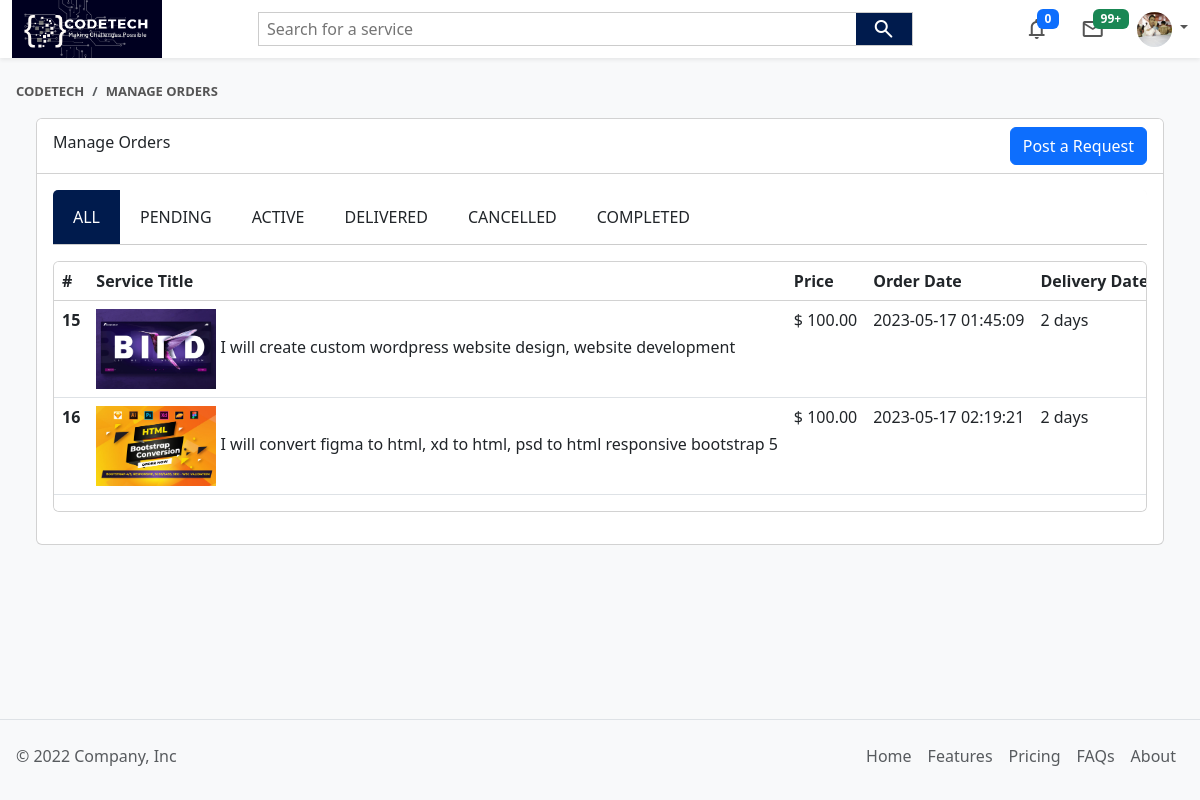
Page /customer/manageOrders.php (signed in) on the committed database.
### tables this page shows
CREATE TABLE `customer` (
  `Id` int(11) NOT NULL,
  `username` varchar(80) NOT NULL,
  `phoneNumber` varchar(80) NOT NULL,
  `email` varchar(80) NOT NULL,
  `password` varchar(80) NOT NULL,
  `imgUrl` varchar(100) NOT NULL DEFAULT 'defaultImg.jpg'
);

CREATE TABLE `orders` (
  `orderId` int(11) NOT NULL,
  `status` tinyint(1) NOT NULL DEFAULT 0,
  `createdAt` timestamp NOT NULL DEFAULT current_timestamp(),
  `packageId` int(11) NOT NULL,
  `customerId` int(11) NOT NULL,
  `paymentMethod` int(11) NOT NULL,
  `pinCode` int(11) NOT NULL,
  `message` varchar(100) NOT NULL,
  `serviceId` int(11) NOT NULL
);

CREATE TABLE `service` (
  `serviceId` int(11) NOT NULL,
  `serviceTitle` varchar(100) NOT NULL,
  `serviceDescription` varchar(400) NOT NULL,
  `imgUrl` varchar(100) NOT NULL,
  `categoryId` int(100) NOT NULL,
  `postedAt` timestamp NOT NULL DEFAULT current_timestamp()
);

CREATE TABLE `package` (
  `Id` int(11) NOT NULL,
  `packageType` varchar(100) NOT NULL,
  `price` int(11) NOT NULL,
  `deliveryWithIn` int(11) NOT NULL,
  `revisionLimit` varchar(100) NOT NULL,
  `sectionIncluded` varchar(100) NOT NULL,
  `serviceId` int(11) NOT NULL
);

### customer/manageOrders.php (the view, shortened to what this page needs)
<?php
require '../db_conn.php';
?>
<!DOCTYPE html>
<html lang="en">
<head>
    <?php include "../links.php" ?>
</head>
<body class="bg-light position-relative">
    <?php include 'header.php' ?>
    <nav aria-label="breadcrumb">
        <ol class="breadcrumb mt-4 mx-3">
            <li class="breadcrumb-item"><a href="homePage.php">Codetech</a></li>
            <li class="breadcrumb-item active">Manage Orders</li>
        </ol>
    </nav>
    <main class="container-fluid p-4 pt-0">
        <div class="container-fluid">
            <div class="card">
                <div class="card-header bg-white d-flex align-items-center justify-content-between">
                    <div class="card-title">Manage Orders</div>
                    <a href="postARequest.php" class="btn btn-primary text-white">Post a Request</a>
                </div>
                <div class="card-body">
                    <div class="card-header p-0 overflow-auto">
                        <div class="navbar-items w-100 d-flex bg-white text-nowrap">
                            <span class="navbar-pills active" data-switcher data-tab="1">ALL</span>
                            <span class="navbar-pills" data-switcher data-tab="2">PENDING</span>
                            <span class="navbar-pills" data-switcher data-tab="3">ACTIVE</span>
                            <span class="navbar-pills" data-switcher data-tab="4">DELIVERED</span>
                            <span class="navbar-pills" data-switcher data-tab="5">CANCELLED</span>
                            <span class="navbar-pills" data-switcher data-tab="6">COMPLETED</span>
                        </div>
                    </div>
                    <div class="pages">
                        <section class="card page active w-100 my-3 bg-white overflow-auto" data-page="1"
                            style="-webkit-scrollbar:">
                            <table class="table table-hover text-nowrap ">
                                <thead class="card-header w-100">
                                    <tr>
                                        <th scope="col">#</th>
                                        <th scope="col">Service Title</th>
                                        <th scope="col">Price</th>
                                        <th scope="col">Order Date</th>
                                        <th scope="col">Delivery Date</th>
                                    </tr>
                                </thead>
                                <tbody>
                                    <?php
                                    $customerId = $_SESSION["ID"];
                                    $query = "SELECT * FROM ((`orders` INNER JOIN package ON orders.packageId = package.Id) INNER JOIN service ON package.serviceId = service.serviceId) WHERE `customerId` = '$customerId'";
                                    if ($result = mysqli_query($conn, $query)) {
                                        if (mysqli_num_rows($result) > 0) {
                                            while ($row = mysqli_fetch_assoc($result)) {
                                                ?>
                                    <tr>
                                        <th scope="row">
                                            <?= $row['orderId'] ?>
                                        </th>
                                        <td>
                                            <img src="../uploads/services_img/<?= $row['imgUrl'] ?>" width="120"
                                                height="80">
                                            <span>
                                                <?= $row['serviceTitle'] ?>
                                            </span>
                                        </td>
                                        <td>$
                                            <?= $row['price'] ?>.00
                                        </td>
                                        <td>
                                            <?= $row['createdAt'] ?>
                                        </td>
                                        <td>
                                            <?php if ($row['deliveryWithIn'] == 1) {
                                                            echo $row['deliveryWithIn']. " day";
                                                        }else {
                                                            echo $row['deliveryWithIn']. " days";
                                                        }
                                                        ?>
                                        </td>
                                    </tr>
                                    <?php
                                            }
                                        }
                                    }
                                    ?>
                                </tbody>
                            </table>
                        </section>
                    </div>
                </div>
            </div>
        </div>
    </main>
    <?php include "../footer.php" ?>
</body>
</html>

### customer/header.php (shortened to what this page needs)
<?php
$id = $_SESSION['ID'];
$query = "SELECT * FROM `customer` WHERE Id = '$id'";
$query_run = mysqli_query($conn, $query);
$imgUrl = "";
if (mysqli_num_rows($query_run) > 0) {
    foreach ($query_run as $data) {
        $imgUrl = $data['imgUrl'];
    }
}
$notificationId = "";
$query = "SELECT COUNT(*) AS 'notifId' FROM `notification` WHERE notificationType = 'admin' AND isRead = '0';";
if ($result = mysqli_query($conn, $query)) {
    if (mysqli_num_rows($result) > 0) {
        foreach ($result as $data) {
            $notificationId = $data['notifId'];
        }
    }
}
?>
<div class="header bg-white shadow-sm">
    <div class="container-fluid d-flex align-items-center justify-content-between">
        <a href="homePage.php" class="navbar-brand">
            <img src="img/CodeTech_logo.png" alt="logo" width="150" height="58" alt="">
        </a>
        <div class="flex-fill px-5">
            <form action="#" method="post" class="form m-0  mx-5 d-flex align-items-center ">
                <input class="flex-grow-1 px-2 py-1" type="search" name="search-input"
                    placeholder="Search for a service">
                <button class="py-1 border-0 d-flex align-items-center justify-content-center px-3" type="submit"
                    name="searchButton" style="background: #001b4d;">
                    <span class="material-symbols-rounded text-white">search</span>
                </button>
            </form>
        </div>
        <ul class="navbar-nav d-flex align-items-center flex-row ">
            <li class="nav-item dropdown">
                <a class="nav-link position-relative" href="#" data-bs-toggle="dropdown">
                    <span class="material-symbols-rounded mx-3">notifications</span>
                    <span class="badge bg-primary position-absolute top-0 start-50 z-5">
                        <?= $notificationId ?>
                    </span>
                </a>
            </li>
            <li class="nav-item dropdown">
                <a class="nav-link position-relative" href="#" data-bs-toggle="dropdown">
                    <span class="material-symbols-rounded mx-3">mail</span>
                    <span class="badge bg-success position-absolute top-0 start-50 z-5">
                        99+
                    </span>
                </a>
            </li>
            <li class="nav-item dropdown">
                <a class="nav-link dropdown-toggle ms-3" role="button" data-bs-toggle="dropdown" aria-expanded="false">
                    <img class="rounded-circle" src="../uploads/customer_img/<?php echo $imgUrl ?>" width="35"
                        height="35" alt="user_avatar">
                </a>
            </li>
        </ul>
    </div>
</div>

### style.css (style rules this page uses)
a { text-decoration: none !important; color: #555 !important; }
.form { border: 1px solid #ccc; }
input { outline: none; border: none; }
.dropdown > span , .dropdown > a { user-select: none !important; }
.breadcrumb-item { text-transform: uppercase !important; color: #555 !important; font-weight: 600; font-size: 13px !important; }
.breadcrumb-item > a { transition: all 0.5 ease; }
.card-title { overflow: hidden !important; }

### customer/manageOrders.php (style rules this page uses)
.navbar-pills { padding: 15px 20px; text-align: center; cursor: pointer; }
.navbar-pills.active { background-color: #001b4d; color: #fff; }
.pages { display: grid; place-items: center; }
.page { display: none; width: 100%; }
.page.active { display: block; }

### rows in the picture
customer: imgUrl (picture)
orders: orderId "15", serviceId.imgUrl (picture), serviceId.serviceTitle "I will create custom wordpress website design, website development", packageId.price "100", createdAt "2023-05-17 01:45:09", packageId.deliveryWithIn "2"
orders: orderId "16", serviceId.imgUrl (picture), serviceId.serviceTitle "I will convert figma to html, xd to html, psd to html responsive bootstrap 5", packageId.price "100", createdAt "2023-05-17 02:19:21", packageId.deliveryWithIn "2"

### other values in the picture
$notificationId "0"
